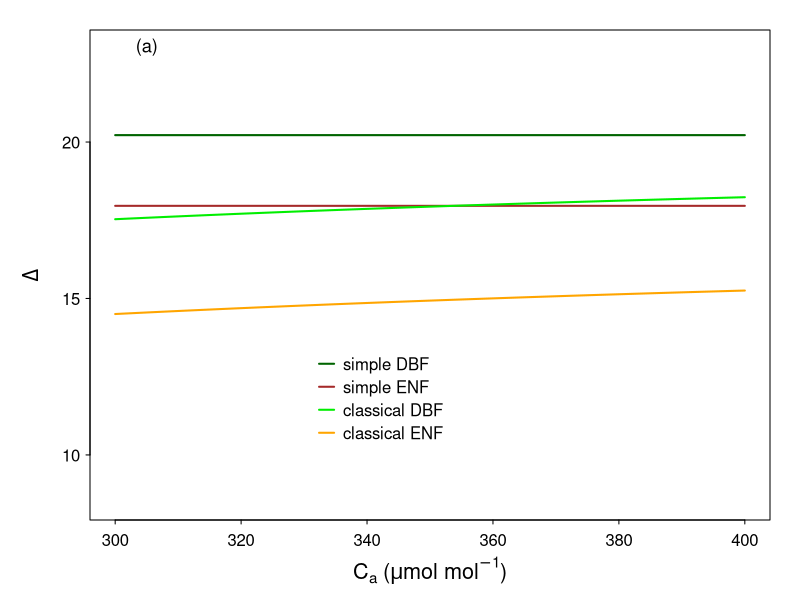

The R script that drew this image:

# a few first tests: look at the differences in the calculated discrimination values 
# using the simple (linear) and more comprehensive model

# variant 1 is supposed to represent deciduous broadleaf trees
# variant 2 is supposed to represent needle-leaf evergreen trees

Ca <- c(300:400)
Ci1 <- 0.7*Ca
Ci2 <- 0.6*Ca
An1 <- seq(7,1.2*7,length.out=101)
An2 <- seq(4,1.2*4,length.out=101)

#gm1 <- 0.175
#gm2 <- 0.078
gm1 <- 0.20
gm2 <- 0.10


Gamma_star <- 37.43     # Gamma* from Bernacchi et al. 2002 (note that values differ depending on whether gm is accounted for or not)
Cc1 <- Ci1 - An1/gm1
Cc2 <- Ci2 - An2/gm2

gs1 <- An1 / (Ca - Ci1)
gs2 <- An2 / (Ca - Ci2)


# values from Ubierna & Farquhar 2014 PCE, and in permil
a       <- 4.4
b       <- 30
b_prime <- 27
am      <- 1.8
f       <- 12


## linear model
delta_lin1 <- a + (b_prime - a) * Ci1/Ca
delta_lin2 <- a + (b_prime - a) * Ci2/Ca

## classical model (considering gm and photorespiration (Gamma*))
delta_clas1 <- a*(Ca-Ci1)/Ca + am*(Ci1-Cc1)/Ca + b*(Cc1/Ca) - f*(Gamma_star/Ca)
delta_clas2 <- a*(Ca-Ci2)/Ca + am*(Ci2-Cc2)/Ca + b*(Cc2/Ca) - f*(Gamma_star/Ca)






#############
### Plots ###
#############
## a) changes in discrimination
graphics.off()
lwd       <- 2
col_lin1  <- "darkgreen"
col_lin2  <- "brown"
col_clas1 <- "green2"
col_clas2 <- "orange"
par(mar=c(4,4.5,1.5,1.5))

plot(delta_lin1 ~ Ca,col=col_lin1,type="l",ylim=c(8.5,23),las=1,ylab=expression(Delta),tcl=-0.2,mgp=c(2.4,0.5,0),
     xlab=expression("C"[a]~"("*mu*"mol mol"^{-1}*")"),cex.lab=1.3,lwd=lwd)
points(delta_lin2 ~ Ca,col=col_lin2,type="l",lwd=lwd)
points(delta_clas1 ~ Ca,col=col_clas1,type="l",lwd=lwd)
points(delta_clas2 ~ Ca,col=col_clas2,type="l",lwd=lwd)
legend(x=330,y=13.6,legend=c("simple DBF","simple ENF","classical DBF","classical ENF"),
       col=c(col_lin1,col_lin2,col_clas1,col_clas2),lty=1,bty="n",
       x.intersp=0.6,seg.len=1,y.intersp=1.15,lwd=lwd)
mtext(side=3,at=305,line=-1.32,"(a)",cex=1.1)


dev.copy2pdf(file="C:/Profiles/jknauer/Desktop/13C_models_discrimination.pdf",width=7.3,height=4)




# calc_fract <- function(delta_atm,Discrimination,R_standard=0.0112372){
#   delta_atm      <- delta_atm/1000
#   Discrimination <- Discrimination/1000
#   
#   R_atm         <- (delta_atm + 1) * R_standard 
#   R_plant       <- R_atm / pmax(1e-12,(Discrimination + 1))
#   fractionation <- 1 / (1 + 1 / R_plant)
#   
#   return(fractionation)
# }
